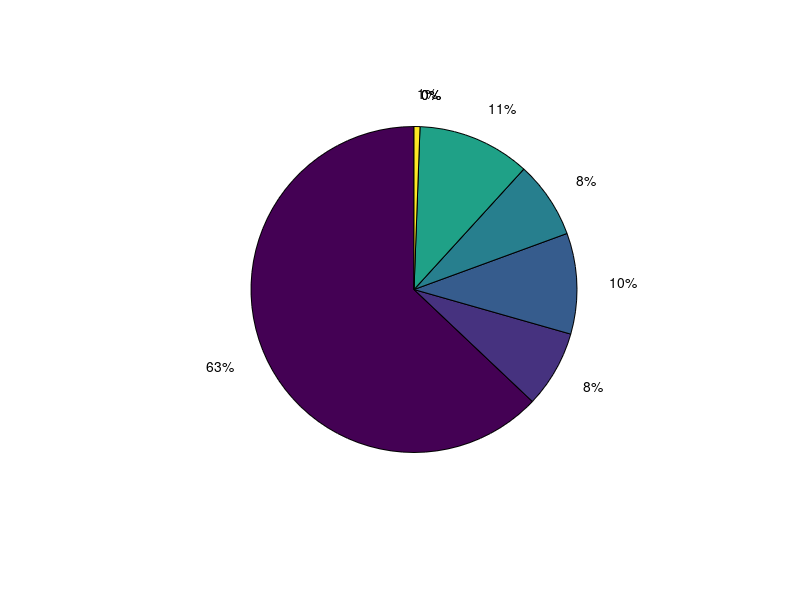

Here is the MATLAB script that generated this plot:
% 
% http://www.espncricinfo.com/series/8679/statistics/1128850/karachi-kings-vs-peshawar-zalmi-eliminator-2-pakistan-super-league-2018
% 

runRate = [107 13 17 13 19 0 0 1];
pie(runRate);